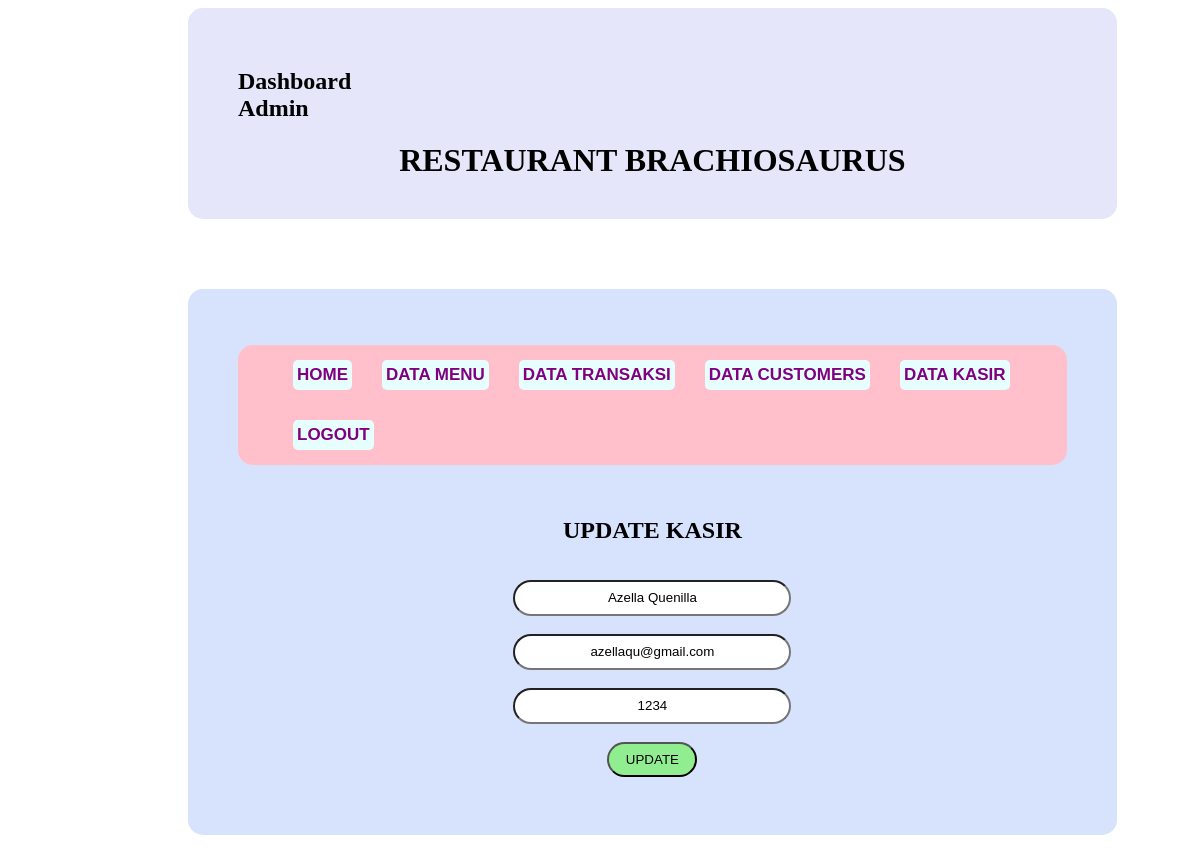
Page /PW_KasirRestoran_Syavira/admin/index.php?halaman=updateKasir&id=1 on the committed database.
### tables this page shows
CREATE TABLE `kasir` (
  `id_kasir` int(11) NOT NULL,
  `nama` varchar(100) NOT NULL,
  `email` varchar(100) NOT NULL,
  `password` varchar(50) NOT NULL
);

### PW_KasirRestoran_Syavira/admin/updateKasir.php (the view, shortened to what this page needs)
      <h1 class="center">UPDATE KASIR</h1><br><br>
<?php
$ambil = $koneksi->query("SELECT * FROM kasir WHERE id_kasir='$_GET[id]'");
$pecah = $ambil->fetch_assoc();
?>
<form method="post" enctype="multipart/form-data">
     <div class="center">
    <input type="text" name="nama" style="border-radius: 20px; height: 30px; width: 270px; text-align: center;" value="<?php echo $pecah['nama']; ?>">
     </div><br>
     <div class="center">
    <input type="text" name="email" style="border-radius: 20px; height: 30px; width: 270px; text-align: center;" value="<?php echo $pecah['email']; ?>">
     </div><br>
     <div class="center">
    <input type="text" name="password" style="border-radius: 20px; height: 30px; width: 270px; text-align: center;" value="<?php echo $pecah['password']; ?>">
     </div><br>
     <div class="center">
        <button name="ubah" style="border-radius: 20px; height: 35px; text-align: center; width: 90px; background-color: lightgreen;" >UPDATE</button>
        <br>
        <br>
      </div>
  </form>

### PW_KasirRestoran_Syavira/css/style.css (style rules this page uses)
.center { width: -moz-fit-content; width: -webkit-fit-content; width: fit-content; margin: auto; }

### rows in the picture
kasir: nama "Azella Quenilla", email "azellaqu@gmail.com", password "1234"
